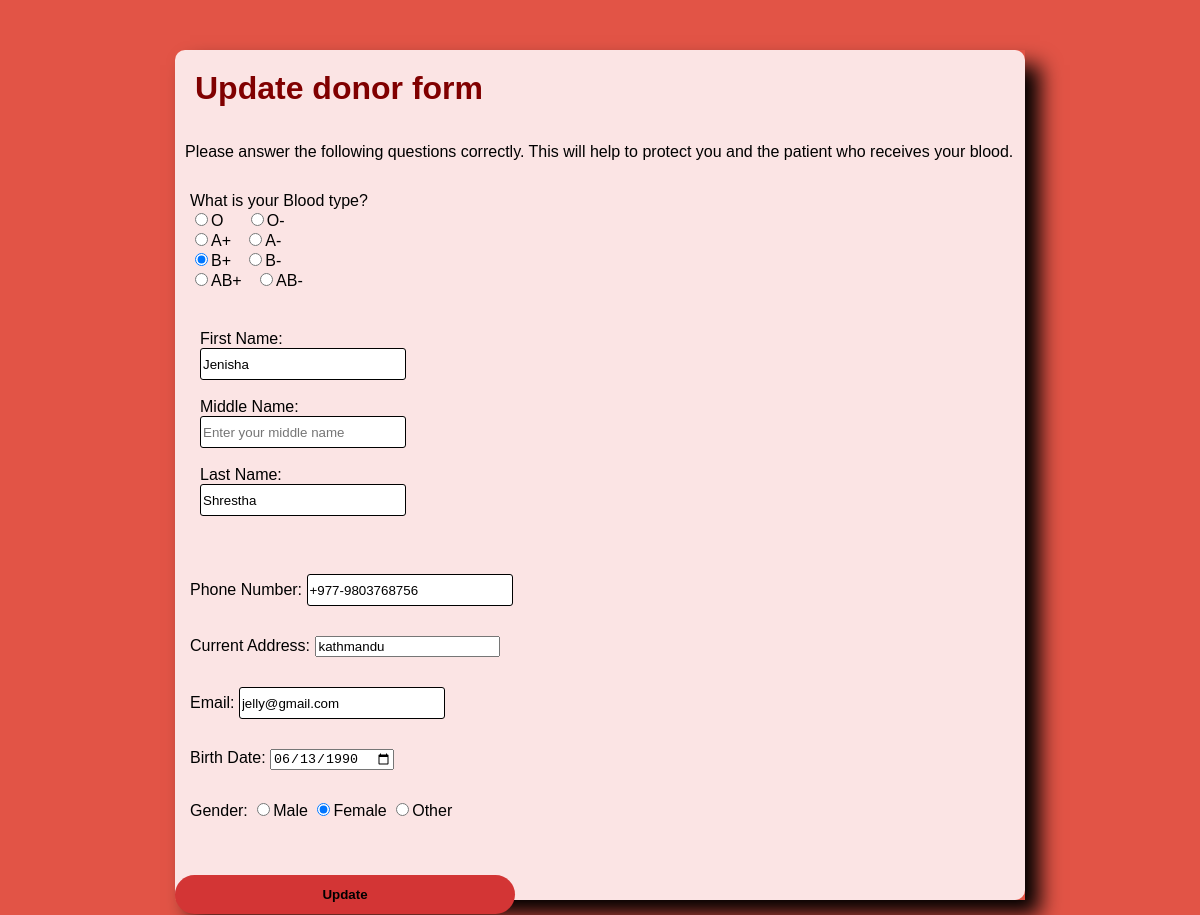
The page /php/admin/Edit.php?id=5 on the database its author committed.
### tables this page shows
CREATE TABLE `form` (
  `id` int(255) NOT NULL,
  `Blood` varchar(255) NOT NULL,
  `First_Name` varchar(255) NOT NULL,
  `Middle_Name` varchar(255) NOT NULL,
  `Last_Name` varchar(255) NOT NULL,
  `Phone` varchar(255) NOT NULL,
  `Address` varchar(255) NOT NULL,
  `Email` varchar(255) NOT NULL,
  `Dob` varchar(255) NOT NULL,
  `Gender` varchar(10) DEFAULT NULL
);

### php/admin/Edit.php (the view, shortened to what this page needs)
<?php
$conn = new mysqli("localhost", "root", "", "Project");
$Blood = '';
$First_Name = '';
$Middle_Name = '';
$Last_Name = '';
$Phone = '';
$Address = '';
$Email = '';
$Dob = '';
$Gender = '';
if (isset($_GET['id'])) {
  $id = $_GET['id'];
  $stmt = $conn->prepare("SELECT * FROM form WHERE id = ?");
  $stmt->bind_param("i", $id);
  $stmt->execute();
  $result = $stmt->get_result();
  if ($result->num_rows > 0) {
    $row = $result->fetch_assoc();
    $Blood = $row['Blood'];
    $First_Name = $row['First_Name'];
    $Middle_Name = $row['Middle_Name'];
    $Last_Name = $row['Last_Name'];
    $Phone = $row['Phone'];
    $Address = $row['Address'];
    $Email = $row['Email'];
    $Dob = $row['Dob'];
    $Gender = $row['Gender'];
  } else {
    echo "Donor not found.";
    exit();
  }
}
?>
<!DOCTYPE html>
<html>
<head>
  <link rel="stylesheet" href="../../css/doner.css">
</head>
<body>
  <div class="center">
    <form action="select.php" method="post" class="form">
      <h2>Update donor form</h2>
      <p>Please answer the following questions correctly. This will help to protect you and the patient who receives your blood.</p>
      <div class="question">
        <span class="question-label">What is your Blood type?</span><br>
        <label><input type="radio" value="O" name="Blood" <?php if ($Blood == 'O') echo 'checked'; ?>>O</label>&nbsp;&nbsp;&nbsp;&nbsp;
        <label><input type="radio" value="O-" name="Blood" <?php if ($Blood == 'O-') echo 'checked'; ?>>O-</label><br>
        <label><input type="radio" value="A+" name="Blood" <?php if ($Blood == 'A+') echo 'checked'; ?>>A+</label>&nbsp;&nbsp;
        <label><input type="radio" value="A-" name="Blood" <?php if ($Blood == 'A-') echo 'checked'; ?>>A-</label><br>
        <label><input type="radio" value="B+" name="Blood" <?php if ($Blood == 'B+') echo 'checked'; ?>>B+</label>&nbsp;&nbsp;
        <label><input type="radio" value="B-" name="Blood" <?php if ($Blood == 'B-') echo 'checked'; ?>>B-</label><br>
        <label><input type="radio" value="AB+" name="Blood" <?php if ($Blood == 'AB+') echo 'checked'; ?>>AB+</label>&nbsp;&nbsp;
        <label><input type="radio" value="AB-" name="Blood" <?php if ($Blood == 'AB-') echo 'checked'; ?>>AB-</label>
      </div>
      <div class="question">
        <div id="name">
          <label for="first-name">First Name:</label>
          <input type="text" class="name" name="First_Name" placeholder="Enter your first name" value="<?php echo $First_Name; ?>" required><br>
          <label for="middle-name">Middle Name:</label>
          <input type="text" class="name" name="Middle_Name" placeholder="Enter your middle name" value="<?php echo $Middle_Name; ?>"><br>
          <label for="last-name">Last Name:</label>
          <input type="text" class="name" name="Last_Name" placeholder="Enter your last name" value="<?php echo $Last_Name; ?>" required><br>
        </div>
      </div>
      <div class="question">
        <label for="phone">Phone Number:</label>
        <input type="text" id="phone" name="Phone" placeholder="Enter your phone number" value="<?php echo $Phone; ?>" required>
    </div>
      <div class="question">
        <label for="address">Current Address:</label>
        <input type="text" id="address" name="Address" placeholder="Enter your current address" value="<?php echo $Address; ?>" required>
      </div>
      <div class="question">
        <label for="email">Email:</label>
        <input type="email" id="email" name="Email" placeholder="Enter your email address" value="<?php echo $Email; ?>" required>
      </div>
      <div class="question">
        <label for="dob">Birth Date:</label>
        <input type="date" id="dob" name="Dob" value="<?php echo $Dob; ?>" required>
      </div>
      <div class="question">
        <label for="Gender">Gender:</label>
        <label><input type="radio" name="Gender" value="male" <?php if ($Gender == 'male') echo 'checked'; ?> required>Male</label>
        <label><input type="radio" name="Gender" value="female" <?php if ($Gender == 'female') echo 'checked'; ?>>Female</label>
        <label><input type="radio" name="Gender" value="other" <?php if ($Gender == 'other') echo 'checked'; ?>>Other</label>
      </div>
      <input type="submit" value="Update" id="submit">
    </form>
  </div>
</body>
</html>

### css/doner.css (style rules this page uses)
body { margin:10; padding:10; box-sizing:border-box; font-family:'Poppins',sans-serif; color:blcak; }
body { background-color: #E25446; margin:15px; }
.center { display:flex; height:850px; width:850px; margin:auto; margin-top:50px; box-shadow: 15px 15px 20px black; text-align: left; }
.form { display:flex; flex-direction: column; width:100%; align-items:left; background-color:#FBE4E4; border-radius: 10px; }
.form h2 { font-size:2rem; margin:20px; color:maroon; top:5px; }
form p { font-family:'Poppins',sans-serif; margin-left:10px; color:black; }
#name { padding:5px; width:20%; margin:5px; outline:none; border-radius:10px; text-align: left; }
#phone { width:200px; height:28px; border:1px solid black; border-radius: 3px; }
#email { width:200px; height:28px; border:1px solid black; border-radius: 3px; }
#submit { padding: 12px; width:40%; margin-top:40px; background-color:rgb(211, 53, 53); font-weight: bold; border:none; outline:none; border-radius: 20px; }
.question { margin:15px; }
.name { display:flex; border:1px solid black; border-radius: 3px; width:200px; height:28px; }

### rows shown on the page
form: Blood "☐ O", Blood "☐ O-", Blood "☐ A+", Blood "☐ A-", Blood "☑ B+", Blood "☐ B-", Blood "☐ AB+", Blood "☐ AB-", First_Name "Jenisha", Last_Name "Shrestha", Phone "+977-9803768756", Address "kathmandu", Email "jelly@gmail.com", Dob "06/13/1990", Gender "☐ Male", Gender "☑ Female", Gender "☐ Other"
